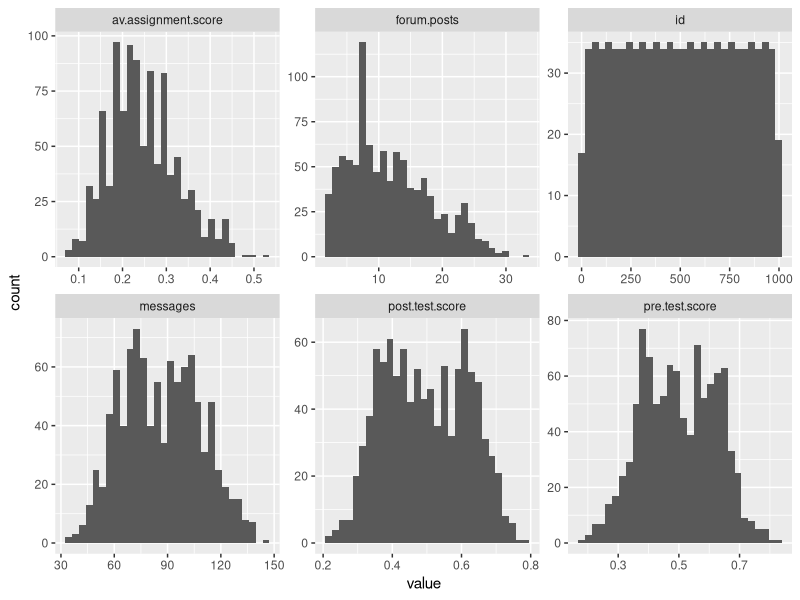

Source code (R): (Note: this script raises an error after producing the figure.)
## ---- chunk 1
df <- read.csv('online.data.csv')
summary(df)
## ---- chunk 2
#Start by creating histograms of the distributions for all variables (#HINT: look up "facet" in the ggplot documentation)
library(purrr)
library(tidyr)
library(ggplot2)

df %>%
  keep(is.numeric) %>% 
  gather() %>% 
  ggplot(aes(value)) +
    facet_wrap(~ key, scales = "free") +
    geom_histogram()
#Then visualize the relationships between variables
library(corrplot)
#Try to capture an intution about the data and the relationships

## ---- chunk 3
#Create a classification tree that predicts whether a student "levels up" in the online course using three variables of your choice (As we did last time, set all controls to their minimums)

#Plot and generate a CP table for your tree 

#Generate a probability value that represents the probability that a student levels up based your classification tree 

D1$pred <- predict(rp, type = "prob")[,2]#Last class we used type = "class" which predicted the classification for us, this time we are using type = "prob" to see the probability that our classififcation is based on.
## ---- chunk 4
library(ROCR)

#Plot the curve
pred.detail <- prediction(D1$pred, D1$level.up) 
plot(performance(pred.detail, "tpr", "fpr"))
abline(0, 1, lty = 2)

#Calculate the Area Under the Curve
unlist(slot(performance(Pred2,"auc"), "y.values"))#Unlist liberates the AUC value from the "performance" object created by ROCR

#Now repeat this process, but using the variables you did not use for the previous model and compare the plots & results of your two models. Which one do you think was the better model? Why?
## ---- chunk 5
#Look at the ROC plot for your first model. Based on this plot choose a probability threshold that balances capturing the most correct predictions against false positives. Then generate a new variable in your data set that classifies each student according to your chosen threshold.

threshold.pred1 <- 

#Now generate three diagnostics:

D1$accuracy.model1 <-

D1$precision.model1 <- 

D1$recall.model1 <- 

#Finally, calculate Kappa for your model according to:

#First generate the table of comparisons
table1 <- table(D1$level.up, D1$threshold.pred1)

#Convert to matrix
matrix1 <- as.matrix(table1)

#Calculate kappa
kappa(matrix1, exact = TRUE)/kappa(matrix1)

#Now choose a different threshold value and repeat these diagnostics. What conclusions can you draw about your two thresholds?
